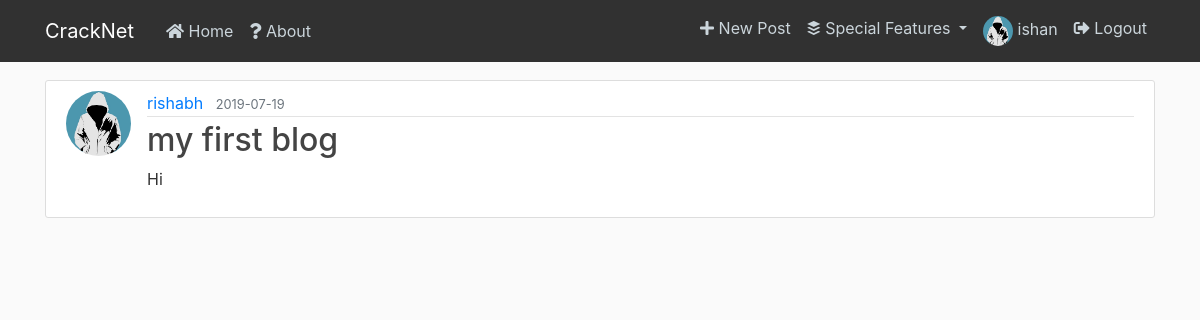
Before: /post/1 (signed in) with the older database file.
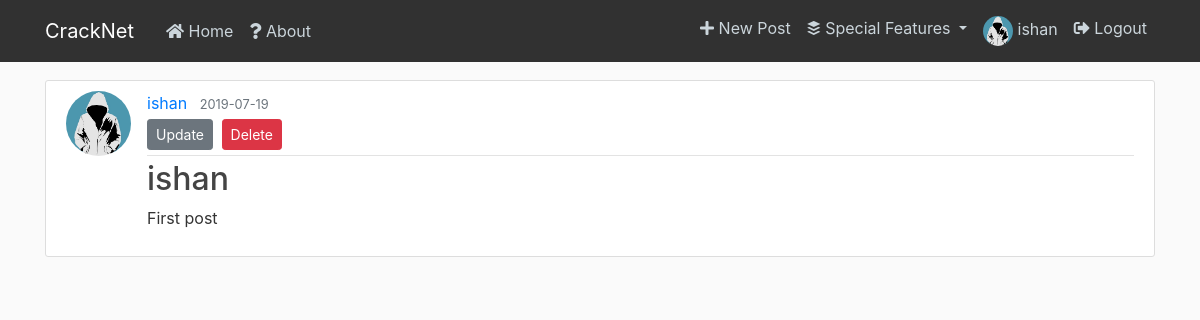
After: the same page with the newer database file.
### flaskblog/models.py (models this page shows, shortened)
class User(db.Model, UserMixin):
    id = db.Column(db.Integer, primary_key=True)
    username = db.Column(db.String(20), unique=True, nullable=False)
    email = db.Column(db.String(120), unique=True, nullable=False)
    image_file = db.Column(db.String(20), nullable=False, default='default.jpg')
    password = db.Column(db.String(60), nullable=False)
    connections=db.Column(db.Integer, nullable=False, default=0)
    connected_users=db.Column(db.String(100000), default="")
    posts = db.relationship('Post', backref='author', lazy=True)
    comments = db.relationship('Comment', backref='author', lazy=True)

class Post(db.Model):
    id = db.Column(db.Integer, primary_key=True)
    title = db.Column(db.String(100), nullable=False)
    date_posted = db.Column(db.DateTime, nullable=False, default=datetime.utcnow)
    content = db.Column(db.Text, nullable=False)
    likes = db.Column(db.Integer, nullable=False, default=0)
    liked_users = db.Column(db.String(100000),default="")
    user_id = db.Column(db.Integer, db.ForeignKey('user.id'), nullable=False)
    comments = db.relationship('Comment', backref='post', lazy=True)

### flaskblog/routes.py (the view)
@app.route("/post/<int:post_id>")
def post(post_id):
    post = Post.query.get_or_404(post_id)
    return render_template('post.html', title=post.title, post=post)

### flaskblog/models.py (called while the page is built)
@login_manager.user_loader
def load_user(user_id):
    return User.query.get(int(user_id))

### flaskblog/templates/post.html (shortened to what this page needs)
{% extends "layout.html" %}
{% block content %}
  <article class="media content-section">
    <img class="rounded-circle article-img" src="{{ url_for('static', filename='profile_pics/' + post.author.image_file) }}">
    <div class="media-body">
      <div class="article-metadata">
        {% if current_user.username != post.author.username %}
          <a class="mr-2" href="{{ url_for('profile', username=post.author.username) }}">{{ post.author.username }}</a>
        {% else %}
          <a class="mr-2" href="{{ url_for('account') }}">{{ post.author.username }}</a>
        {% endif %}
        <small class="text-muted">{{ post.date_posted.strftime('%Y-%m-%d') }}</small>
        {% if post.author == current_user %}
          <div>
            <a class="btn btn-secondary btn-sm mt-1 mb-1" href="{{ url_for('update_post', post_id=post.id) }}">Update</a>
            <button type="button" class="btn btn-danger btn-sm m-1" data-toggle="modal" data-target="#deleteModal">Delete</button>
          </div>
        {% endif %}
      </div>
      <h2 class="article-title">{{ post.title }}</h2>
      <p class="article-content">{{ post.content }}</p>
    </div>
  </article>
{% endblock content %}

### flaskblog/templates/layout.html (shortened to what this page needs)
<!DOCTYPE html>
<html>
<head>
    <link rel="stylesheet" href="https://maxcdn.bootstrapcdn.com/bootstrap/4.0.0/css/bootstrap.min.css">
    <link rel="stylesheet" href="https://use.fontawesome.com/releases/v5.8.2/css/all.css">
    <link rel="stylesheet" type="text/css" href="{{ url_for('static', filename='main.css') }}">
</head>
<body>
    <header class="site-header">
      <nav class="navbar navbar-expand-md navbar-dark bg-steel fixed-top">
        <div class="container">
          <a class="navbar-brand mr-4" href="/">CrackNet</a>
          <div class="collapse navbar-collapse" id="navbarToggle">
            <div class="navbar-nav mr-auto">
              <a class="nav-item nav-link" href="{{ url_for('home') }}"><i class="fas fa-home"></i> Home</a>
              <a class="nav-item nav-link" href="{{ url_for('about') }}"><i class="fas fa-question"></i> About</a>
            </div>
            <div class="navbar-nav">
              {% if current_user.is_authenticated %}
                <a class="nav-item nav-link" href="{{ url_for('new_post') }}"><i class="fas fa-plus"></i> New Post</a>
                <li class="nav-item dropdown">
                  <a class="nav-link dropdown-toggle" href="#" id="navbarDropdown" role="button" data-toggle="dropdown" aria-haspopup="true" aria-expanded="false">
                    <i class="fab fa-buffer"></i> Special Features
                  </a>
                </li>
                <a class="nav-item nav-link" href="{{ url_for('account') }}"><img class="acc-nav-img" src="{{ url_for('static', filename='profile_pics/' + current_user.image_file) }}">  {{current_user.username}}</a>
                <a class="nav-item nav-link" href="{{ url_for('logout') }}"><i class="fas fa-sign-out-alt"></i> Logout</a>
              {% else %}
                <a class="nav-item nav-link" href="{{ url_for('login') }}"><i class="fas fa-sign-in-alt"></i> Login</a>
                <a class="nav-item nav-link" href="{{ url_for('register') }}"><i class="fas fa-user-plus"></i> Register</a>
              {% endif %}
            </div>
          </div>
        </div>
      </nav>
    </header>
    <main role="main" class="container">
      <div class="row">
        <div class="col-md-12">
          {% block content %}{% endblock %}
        </div>
      </div>
    </main>
</body>
</html>

Changed rows visible on the page:
no longer on this page (row edited): User: image_file (placeholder picture), author.username "rishabh"
changed User "ishan": author.username (not shown) → "ishan"
changed Post: title "my first blog" → "ishan"; content "Hi" → "First post"
Other visible differences:
text now shown: "Update Delete"
